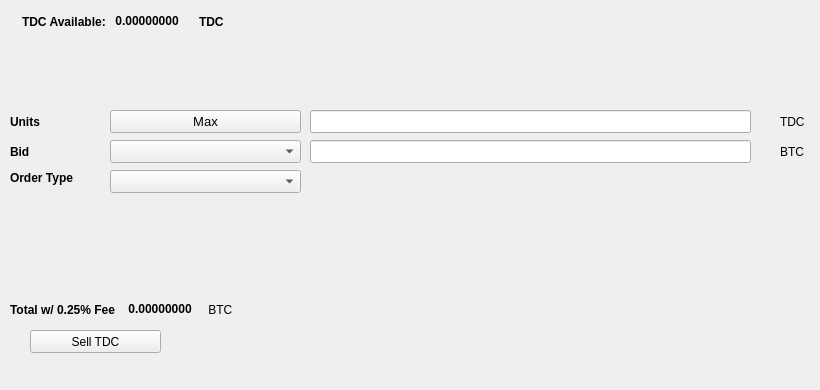
   <widget class="QWidget" name="SellTab">
    <attribute name="title">
     <string>Sell</string>
    </attribute>
    <widget class="QLabel" name="label_16">
     <property name="geometry">
      <rect>
       <x>780</x>
       <y>140</y>
       <width>31</width>
       <height>23</height>
      </rect>
     </property>
     <property name="text">
      <string>BTC</string>
     </property>
    </widget>
    <widget class="QComboBox" name="SellBidcomboBox">
     <property name="geometry">
      <rect>
       <x>110</x>
       <y>140</y>
       <width>191</width>
       <height>23</height>
      </rect>
     </property>
     <property name="font">
      <font>
       <pointsize>10</pointsize>
      </font>
     </property>
    </widget>
    <widget class="QLabel" name="label_18">
     <property name="geometry">
      <rect>
       <x>10</x>
       <y>110</y>
       <width>46</width>
       <height>23</height>
      </rect>
     </property>
     <property name="font">
      <font>
       <weight>75</weight>
       <bold>true</bold>
      </font>
     </property>
     <property name="text">
      <string>Units</string>
     </property>
    </widget>
    <widget class="QPushButton" name="Sell_Max_Amount">
     <property name="geometry">
      <rect>
       <x>110</x>
       <y>110</y>
       <width>191</width>
       <height>23</height>
      </rect>
     </property>
     <property name="font">
      <font>
       <pointsize>10</pointsize>
      </font>
     </property>
     <property name="text">
      <string>Max</string>
     </property>
    </widget>
    <widget class="QLabel" name="label_20">
     <property name="geometry">
      <rect>
       <x>10</x>
       <y>170</y>
       <width>91</width>
       <height>16</height>
      </rect>
     </property>
     <property name="font">
      <font>
       <weight>75</weight>
       <bold>true</bold>
      </font>
     </property>
     <property name="text">
      <string>Order Type</string>
     </property>
    </widget>
    <widget class="QComboBox" name="SellOrdertypeCombo">
     <property name="geometry">
      <rect>
       <x>110</x>
       <y>170</y>
       <width>191</width>
       <height>23</height>
      </rect>
     </property>
     <property name="font">
      <font>
       <pointsize>10</pointsize>
      </font>
     </property>
    </widget>
    <widget class="QLabel" name="label_21">
     <property name="geometry">
      <rect>
       <x>10</x>
       <y>140</y>
       <width>46</width>
       <height>23</height>
      </rect>
     </property>
     <property name="font">
      <font>
       <weight>75</weight>
       <bold>true</bold>
      </font>
     </property>
     <property name="text">
      <string>Bid</string>
     </property>
    </widget>
    <widget class="QLabel" name="label_22">
     <property name="geometry">
      <rect>
       <x>780</x>
       <y>110</y>
       <width>31</width>
       <height>23</height>
      </rect>
     </property>
     <property name="text">
      <string>TDC</string>
     </property>
    </widget>
    <widget class="QLineEdit" name="UnitsInputTDC">
     <property name="geometry">
      <rect>
       <x>310</x>
       <y>110</y>
       <width>441</width>
       <height>23</height>
      </rect>
     </property>
     <property name="font">
      <font>
       <pointsize>9</pointsize>
       <weight>75</weight>
       <bold>true</bold>
      </font>
     </property>
    </widget>
    <widget class="QLineEdit" name="SellBidPriceEdit">
     <property name="geometry">
      <rect>
       <x>310</x>
       <y>140</y>
       <width>441</width>
       <height>23</height>
      </rect>
     </property>
     <property name="font">
      <font>
       <pointsize>9</pointsize>
       <weight>75</weight>
       <bold>true</bold>
      </font>
     </property>
    </widget>
    <widget class="QPushButton" name="SellTDCBTN">
     <property name="geometry">
      <rect>
       <x>30</x>
       <y>330</y>
       <width>131</width>
       <height>23</height>
      </rect>
     </property>
     <property name="text">
      <string>Sell TDC</string>
     </property>
     <property name="icon">
      <iconset resource="../tdc">
       <normaloff>:/icons/bitcoin</normaloff>:/icons/bitcoin</iconset>
     </property>
    </widget>
    <widget class="QWidget" name="layoutWidget3">
     <property name="geometry">
      <rect>
       <x>22</x>
       <y>12</y>
       <width>258</width>
       <height>19</height>
      </rect>
     </property>
     <layout class="QHBoxLayout" name="horizontalLayout">
      <item>
       <widget class="QLabel" name="label232_2">
        <property name="font">
         <font>
          <weight>75</weight>
          <bold>true</bold>
         </font>
        </property>
        <property name="text">
         <string>TDC Available:</string>
        </property>
       </widget>
      </item>
      <item>
       <widget class="QLabel" name="TDCAvailableLabel">
        <property name="palette">
         <palette>
          <active>
           <colorrole role="WindowText">
            <brush brushstyle="SolidPattern">
             <color alpha="255">
              <red>0</red>
              <green>0</green>
              <blue>0</blue>
             </color>
            </brush>
           </colorrole>
           <colorrole role="Button">
            <brush brushstyle="SolidPattern">
             <color alpha="255">
              <red>0</red>
              <green>170</green>
              <blue>0</blue>
             </color>
            </brush>
           </colorrole>
           <colorrole role="Light">
            <brush brushstyle="SolidPattern">
             <color alpha="255">
              <red>0</red>
              <green>255</green>
              <blue>0</blue>
             </color>
            </brush>
           </colorrole>
           <colorrole role="Midlight">
            <brush brushstyle="SolidPattern">
             <color alpha="255">
              <red>0</red>
              <green>212</green>
              <blue>0</blue>
             </color>
            </brush>
           </colorrole>
           <colorrole role="Dark">
            <brush brushstyle="SolidPattern">
             <color alpha="255">
              <red>0</red>
              <green>85</green>
              <blue>0</blue>
             </color>
            </brush>
           </colorrole>
           <colorrole role="Mid">
            <brush brushstyle="SolidPattern">
             <color alpha="255">
              <red>0</red>
              <green>113</green>
              <blue>0</blue>
             </color>
            </brush>
           </colorrole>
           <colorrole role="Text">
            <brush brushstyle="SolidPattern">
             <color alpha="255">
              <red>0</red>
              <green>170</green>
              <blue>0</blue>
             </color>
            </brush>
           </colorrole>
           <colorrole role="BrightText">
            <brush brushstyle="SolidPattern">
             <color alpha="255">
              <red>255</red>
              <green>255</green>
              <blue>255</blue>
             </color>
            </brush>
           </colorrole>
           <colorrole role="ButtonText">
            <brush brushstyle="SolidPattern">
             <color alpha="255">
              <red>0</red>
              <green>0</green>
              <blue>0</blue>
             </color>
            </brush>
           </colorrole>
           <colorrole role="Base">
            <brush brushstyle="SolidPattern">
             <color alpha="255">
              <red>255</red>
              <green>255</green>
              <blue>255</blue>
             </color>
            </brush>
           </colorrole>
           <colorrole role="Window">
            <brush brushstyle="SolidPattern">
             <color alpha="255">
              <red>0</red>
              <green>170</green>
              <blue>0</blue>
             </color>
            </brush>
           </colorrole>
           <colorrole role="Shadow">
            <brush brushstyle="SolidPattern">
             <color alpha="255">
              <red>0</red>
              <green>0</green>
              <blue>0</blue>
             </color>
            </brush>
           </colorrole>
           <colorrole role="AlternateBase">
            <brush brushstyle="SolidPattern">
             <color alpha="255">
              <red>127</red>
              <green>212</green>
              <blue>127</blue>
             </color>
            </brush>
           </colorrole>
           <colorrole role="ToolTipBase">
            <brush brushstyle="SolidPattern">
             <color alpha="255">
              <red>255</red>
              <green>255</green>
              <blue>220</blue>
             </color>
            </brush>
           </colorrole>
           <colorrole role="ToolTipText">
            <brush brushstyle="SolidPattern">
             <color alpha="255">
              <red>0</red>
              <green>0</green>
              <blue>0</blue>
             </color>
            </brush>
           </colorrole>
          </active>
          <inactive>
           <colorrole role="WindowText">
            <brush brushstyle="SolidPattern">
             <color alpha="255">
              <red>0</red>
              <green>0</green>
              <blue>0</blue>
             </color>
            </brush>
           </colorrole>
           <colorrole role="Button">
            <brush brushstyle="SolidPattern">
             <color alpha="255">
              <red>0</red>
              <green>170</green>
              <blue>0</blue>
             </color>
            </brush>
           </colorrole>
           <colorrole role="Light">
            <brush brushstyle="SolidPattern">
             <color alpha="255">
              <red>0</red>
              <green>255</green>
              <blue>0</blue>
             </color>
            </brush>
           </colorrole>
           <colorrole role="Midlight">
            <brush brushstyle="SolidPattern">
             <color alpha="255">
              <red>0</red>
              <green>212</green>
              <blue>0</blue>
             </color>
            </brush>
           </colorrole>
           <colorrole role="Dark">
            <brush brushstyle="SolidPattern">
             <color alpha="255">
              <red>0</red>
              <green>85</green>
              <blue>0</blue>
             </color>
            </brush>
           </colorrole>
           <colorrole role="Mid">
            <brush brushstyle="SolidPattern">
             <color alpha="255">
              <red>0</red>
              <green>113</green>
              <blue>0</blue>
             </color>
            </brush>
           </colorrole>
           <colorrole role="Text">
            <brush brushstyle="SolidPattern">
             <color alpha="255">
              <red>0</red>
              <green>170</green>
              <blue>0</blue>
             </color>
            </brush>
           </colorrole>
           <colorrole role="BrightText">
            <brush brushstyle="SolidPattern">
             <color alpha="255">
              <red>255</red>
              <green>255</green>
              <blue>255</blue>
             </color>
            </brush>
           </colorrole>
           <colorrole role="ButtonText">
            <brush brushstyle="SolidPattern">
             <color alpha="255">
              <red>0</red>
              <green>0</green>
              <blue>0</blue>
             </color>
            </brush>
           </colorrole>
           <colorrole role="Base">
            <brush brushstyle="SolidPattern">
             <color alpha="255">
              <red>255</red>
              <green>255</green>
              <blue>255</blue>
             </color>
            </brush>
           </colorrole>
           <colorrole role="Window">
            <brush brushstyle="SolidPattern">
             <color alpha="255">
              <red>0</red>
              <green>170</green>
              <blue>0</blue>
             </color>
            </brush>
           </colorrole>
           <colorrole role="Shadow">
            <brush brushstyle="SolidPattern">
             <color alpha="255">
              <red>0</red>
              <green>0</green>
              <blue>0</blue>
             </color>
            </brush>
           </colorrole>
           <colorrole role="AlternateBase">
            <brush brushstyle="SolidPattern">
             <color alpha="255">
              <red>127</red>
              <green>212</green>
              <blue>127</blue>
             </color>
            </brush>
           </colorrole>
           <colorrole role="ToolTipBase">
            <brush brushstyle="SolidPattern">
             <color alpha="255">
              <red>255</red>
              <green>255</green>
              <blue>220</blue>
             </color>
            </brush>
           </colorrole>
           <colorrole role="ToolTipText">
            <brush brushstyle="SolidPattern">
             <color alpha="255">
              <red>0</red>
              <green>0</green>
              <blue>0</blue>
             </color>
            </brush>
           </colorrole>
          </inactive>
          <disabled>
           <colorrole role="WindowText">
            <brush brushstyle="SolidPattern">
             <color alpha="255">
              <red>0</red>
              <green>85</green>
              <blue>0</blue>
             </color>
            </brush>
           </colorrole>
           <colorrole role="Button">
            <brush brushstyle="SolidPattern">
             <color alpha="255">
              <red>0</red>
              <green>170</green>
              <blue>0</blue>
             </color>
            </brush>
           </colorrole>
           <colorrole role="Light">
            <brush brushstyle="SolidPattern">
             <color alpha="255">
              <red>0</red>
              <green>255</green>
              <blue>0</blue>
             </color>
            </brush>
           </colorrole>
           <colorrole role="Midlight">
            <brush brushstyle="SolidPattern">
             <color alpha="255">
              <red>0</red>
              <green>212</green>
              <blue>0</blue>
             </color>
            </brush>
           </colorrole>
           <colorrole role="Dark">
            <brush brushstyle="SolidPattern">
             <color alpha="255">
              <red>0</red>
              <green>85</green>
              <blue>0</blue>
             </color>
            </brush>
           </colorrole>
           <colorrole role="Mid">
            <brush brushstyle="SolidPattern">
             <color alpha="255">
              <red>0</red>
              <green>113</green>
              <blue>0</blue>
             </color>
            </brush>
           </colorrole>
           <colorrole role="Text">
            <brush brushstyle="SolidPattern">
             <color alpha="255">
              <red>0</red>
              <green>85</green>
              <blue>0</blue>
             </color>
            </brush>
           </colorrole>
           <colorrole role="BrightText">
            <brush brushstyle="SolidPattern">
             <color alpha="255">
              <red>255</red>
              <green>255</green>
              <blue>255</blue>
             </color>
            </brush>
           </colorrole>
           <colorrole role="ButtonText">
            <brush brushstyle="SolidPattern">
             <color alpha="255">
              <red>0</red>
              <green>85</green>
              <blue>0</blue>
             </color>
            </brush>
           </colorrole>
           <colorrole role="Base">
            <brush brushstyle="SolidPattern">
             <color alpha="255">
              <red>0</red>
              <green>170</green>
              <blue>0</blue>
             </color>
            </brush>
           </colorrole>
           <colorrole role="Window">
            <brush brushstyle="SolidPattern">
             <color alpha="255">
              <red>0</red>
              <green>170</green>
              <blue>0</blue>
             </color>
            </brush>
           </colorrole>
           <colorrole role="Shadow">
            <brush brushstyle="SolidPattern">
             <color alpha="255">
              <red>0</red>
              <green>0</green>
              <blue>0</blue>
             </color>
            </brush>
           </colorrole>
           <colorrole role="AlternateBase">
            <brush brushstyle="SolidPattern">
             <color alpha="255">
              <red>0</red>
              <green>170</green>
              <blue>0</blue>
             </color>
            </brush>
           </colorrole>
           <colorrole role="ToolTipBase">
            <brush brushstyle="SolidPattern">
             <color alpha="255">
              <red>255</red>
              <green>255</green>
              <blue>220</blue>
             </color>
            </brush>
           </colorrole>
           <colorrole role="ToolTipText">
            <brush brushstyle="SolidPattern">
             <color alpha="255">
              <red>0</red>
              <green>0</green>
              <blue>0</blue>
             </color>
            </brush>
           </colorrole>
          </disabled>
         </palette>
        </property>
        <property name="font">
         <font>
          <weight>75</weight>
          <bold>true</bold>
         </font>
        </property>
        <property name="text">
         <string> 0.00000000 </string>
        </property>
        <property name="textInteractionFlags">
         <set>Qt::LinksAccessibleByMouse|Qt::TextSelectableByKeyboard|Qt::TextSelectableByMouse</set>
        </property>
       </widget>
      </item>
      <item>
       <widget class="QLabel" name="labelTDC">
        <property name="font">
         <font>
          <weight>75</weight>
          <bold>true</bold>
         </font>
        </property>
        <property name="text">
         <string>TDC</string>
        </property>
       </widget>
      </item>
     </layout>
    </widget>
    <widget class="QWidget" name="layoutWidget">
     <property name="geometry">
      <rect>
       <x>10</x>
       <y>300</y>
       <width>268</width>
       <height>19</height>
      </rect>
     </property>
     <layout class="QHBoxLayout" name="horizontalLayout_2">
      <item>
       <widget class="QLabel" name="label_19">
        <property name="font">
         <font>
          <weight>75</weight>
          <bold>true</bold>
         </font>
        </property>
        <property name="text">
         <string>Total w/ 0.25% Fee </string>
        </property>
       </widget>
      </item>
      <item>
       <widget class="QLabel" name="SellCostLabel">
        <property name="palette">
         <palette>
          <active>
           <colorrole role="WindowText">
            <brush brushstyle="SolidPattern">
             <color alpha="255">
              <red>0</red>
              <green>0</green>
              <blue>0</blue>
             </color>
            </brush>
           </colorrole>
           <colorrole role="Button">
            <brush brushstyle="SolidPattern">
             <color alpha="255">
              <red>0</red>
              <green>170</green>
              <blue>0</blue>
             </color>
            </brush>
           </colorrole>
           <colorrole role="Light">
            <brush brushstyle="SolidPattern">
             <color alpha="255">
              <red>0</red>
              <green>255</green>
              <blue>0</blue>
             </color>
            </brush>
           </colorrole>
           <colorrole role="Midlight">
            <brush brushstyle="SolidPattern">
             <color alpha="255">
              <red>0</red>
              <green>212</green>
              <blue>0</blue>
             </color>
            </brush>
           </colorrole>
           <colorrole role="Dark">
            <brush brushstyle="SolidPattern">
             <color alpha="255">
              <red>0</red>
              <green>85</green>
              <blue>0</blue>
             </color>
            </brush>
           </colorrole>
           <colorrole role="Mid">
            <brush brushstyle="SolidPattern">
             <color alpha="255">
              <red>0</red>
              <green>113</green>
              <blue>0</blue>
             </color>
            </brush>
           </colorrole>
           <colorrole role="Text">
            <brush brushstyle="SolidPattern">
             <color alpha="255">
              <red>0</red>
              <green>170</green>
              <blue>0</blue>
             </color>
            </brush>
           </colorrole>
           <colorrole role="BrightText">
            <brush brushstyle="SolidPattern">
             <color alpha="255">
              <red>255</red>
              <green>255</green>
              <blue>255</blue>
             </color>
            </brush>
           </colorrole>
           <colorrole role="ButtonText">
            <brush brushstyle="SolidPattern">
             <color alpha="255">
              <red>0</red>
              <green>0</green>
              <blue>0</blue>
             </color>
            </brush>
           </colorrole>
           <colorrole role="Base">
            <brush brushstyle="SolidPattern">
             <color alpha="255">
              <red>255</red>
              <green>255</green>
              <blue>255</blue>
             </color>
            </brush>
           </colorrole>
           <colorrole role="Window">
            <brush brushstyle="SolidPattern">
             <color alpha="255">
              <red>0</red>
              <green>170</green>
              <blue>0</blue>
             </color>
            </brush>
           </colorrole>
           <colorrole role="Shadow">
            <brush brushstyle="SolidPattern">
             <color alpha="255">
              <red>0</red>
              <green>0</green>
              <blue>0</blue>
             </color>
            </brush>
           </colorrole>
           <colorrole role="AlternateBase">
            <brush brushstyle="SolidPattern">
             <color alpha="255">
              <red>127</red>
              <green>212</green>
              <blue>127</blue>
             </color>
            </brush>
           </colorrole>
           <colorrole role="ToolTipBase">
            <brush brushstyle="SolidPattern">
             <color alpha="255">
              <red>255</red>
              <green>255</green>
              <blue>220</blue>
             </color>
            </brush>
           </colorrole>
           <colorrole role="ToolTipText">
            <brush brushstyle="SolidPattern">
             <color alpha="255">
              <red>0</red>
              <green>0</green>
              <blue>0</blue>
             </color>
            </brush>
           </colorrole>
          </active>
          <inactive>
           <colorrole role="WindowText">
            <brush brushstyle="SolidPattern">
             <color alpha="255">
              <red>0</red>
              <green>0</green>
              <blue>0</blue>
             </color>
            </brush>
           </colorrole>
           <colorrole role="Button">
            <brush brushstyle="SolidPattern">
             <color alpha="255">
              <red>0</red>
              <green>170</green>
              <blue>0</blue>
             </color>
            </brush>
           </colorrole>
           <colorrole role="Light">
            <brush brushstyle="SolidPattern">
             <color alpha="255">
              <red>0</red>
              <green>255</green>
              <blue>0</blue>
             </color>
            </brush>
           </colorrole>
           <colorrole role="Midlight">
            <brush brushstyle="SolidPattern">
             <color alpha="255">
              <red>0</red>
              <green>212</green>
              <blue>0</blue>
             </color>
            </brush>
           </colorrole>
           <colorrole role="Dark">
            <brush brushstyle="SolidPattern">
             <color alpha="255">
              <red>0</red>
              <green>85</green>
              <blue>0</blue>
             </color>
            </brush>
           </colorrole>
           <colorrole role="Mid">
            <brush brushstyle="SolidPattern">
             <color alpha="255">
              <red>0</red>
              <green>113</green>
              <blue>0</blue>
             </color>
            </brush>
           </colorrole>
           <colorrole role="Text">
            <brush brushstyle="SolidPattern">
             <color alpha="255">
              <red>0</red>
              <green>170</green>
              <blue>0</blue>
             </color>
            </brush>
           </colorrole>
           <colorrole role="BrightText">
            <brush brushstyle="SolidPattern">
             <color alpha="255">
              <red>255</red>
              <green>255</green>
              <blue>255</blue>
             </color>
            </brush>
           </colorrole>
           <colorrole role="ButtonText">
            <brush brushstyle="SolidPattern">
             <color alpha="255">
              <red>0</red>
              <green>0</green>
              <blue>0</blue>
             </color>
            </brush>
           </colorrole>
           <colorrole role="Base">
            <brush brushstyle="SolidPattern">
             <color alpha="255">
              <red>255</red>
              <green>255</green>
              <blue>255</blue>
             </color>
            </brush>
           </colorrole>
           <colorrole role="Window">
            <brush brushstyle="SolidPattern">
             <color alpha="255">
              <red>0</red>
              <green>170</green>
              <blue>0</blue>
             </color>
            </brush>
           </colorrole>
           <colorrole role="Shadow">
            <brush brushstyle="SolidPattern">
             <color alpha="255">
              <red>0</red>
              <green>0</green>
              <blue>0</blue>
             </color>
            </brush>
           </colorrole>
           <colorrole role="AlternateBase">
            <brush brushstyle="SolidPattern">
             <color alpha="255">
              <red>127</red>
              <green>212</green>
              <blue>127</blue>
             </color>
            </brush>
           </colorrole>
           <colorrole role="ToolTipBase">
            <brush brushstyle="SolidPattern">
             <color alpha="255">
              <red>255</red>
              <green>255</green>
              <blue>220</blue>
             </color>
            </brush>
           </colorrole>
           <colorrole role="ToolTipText">
            <brush brushstyle="SolidPattern">
             <color alpha="255">
              <red>0</red>
              <green>0</green>
              <blue>0</blue>
             </color>
            </brush>
           </colorrole>
          </inactive>
          <disabled>
           <colorrole role="WindowText">
            <brush brushstyle="SolidPattern">
             <color alpha="255">
              <red>0</red>
              <green>85</green>
              <blue>0</blue>
             </color>
            </brush>
           </colorrole>
           <colorrole role="Button">
            <brush brushstyle="SolidPattern">
             <color alpha="255">
              <red>0</red>
              <green>170</green>
              <blue>0</blue>
             </color>
            </brush>
           </colorrole>
           <colorrole role="Light">
            <brush brushstyle="SolidPattern">
             <color alpha="255">
              <red>0</red>
              <green>255</green>
              <blue>0</blue>
             </color>
            </brush>
           </colorrole>
           <colorrole role="Midlight">
            <brush brushstyle="SolidPattern">
             <color alpha="255">
              <red>0</red>
              <green>212</green>
              <blue>0</blue>
             </color>
            </brush>
           </colorrole>
           <colorrole role="Dark">
            <brush brushstyle="SolidPattern">
             <color alpha="255">
              <red>0</red>
              <green>85</green>
              <blue>0</blue>
             </color>
            </brush>
           </colorrole>
           <colorrole role="Mid">
            <brush brushstyle="SolidPattern">
             <color alpha="255">
              <red>0</red>
              <green>113</green>
              <blue>0</blue>
             </color>
            </brush>
           </colorrole>
           <colorrole role="Text">
            <brush brushstyle="SolidPattern">
             <color alpha="255">
              <red>0</red>
              <green>85</green>
              <blue>0</blue>
             </color>
            </brush>
           </colorrole>
           <colorrole role="BrightText">
            <brush brushstyle="SolidPattern">
             <color alpha="255">
              <red>255</red>
              <green>255</green>
              <blue>255</blue>
             </color>
            </brush>
           </colorrole>
           <colorrole role="ButtonText">
            <brush brushstyle="SolidPattern">
             <color alpha="255">
              <red>0</red>
              <green>85</green>
              <blue>0</blue>
             </color>
            </brush>
           </colorrole>
           <colorrole role="Base">
            <brush brushstyle="SolidPattern">
             <color alpha="255">
              <red>0</red>
              <green>170</green>
              <blue>0</blue>
             </color>
            </brush>
           </colorrole>
           <colorrole role="Window">
            <brush brushstyle="SolidPattern">
             <color alpha="255">
              <red>0</red>
              <green>170</green>
              <blue>0</blue>
             </color>
            </brush>
           </colorrole>
           <colorrole role="Shadow">
            <brush brushstyle="SolidPattern">
             <color alpha="255">
              <red>0</red>
              <green>0</green>
              <blue>0</blue>
             </color>
            </brush>
           </colorrole>
           <colorrole role="AlternateBase">
            <brush brushstyle="SolidPattern">
             <color alpha="255">
              <red>0</red>
              <green>170</green>
              <blue>0</blue>
             </color>
            </brush>
           </colorrole>
           <colorrole role="ToolTipBase">
            <brush brushstyle="SolidPattern">
             <color alpha="255">
              <red>255</red>
              <green>255</green>
              <blue>220</blue>
             </color>
            </brush>
           </colorrole>
           <colorrole role="ToolTipText">
            <brush brushstyle="SolidPattern">
             <color alpha="255">
              <red>0</red>
              <green>0</green>
              <blue>0</blue>
             </color>
            </brush>
           </colorrole>
          </disabled>
         </palette>
        </property>
        <property name="font">
         <font>
          <weight>75</weight>
          <bold>true</bold>
         </font>
        </property>
        <property name="autoFillBackground">
         <bool>false</bool>
        </property>
        <property name="text">
         <string> 0.00000000</string>
        </property>
        <property name="textInteractionFlags">
         <set>Qt::LinksAccessibleByMouse|Qt::TextSelectableByMouse</set>
        </property>
       </widget>
      </item>
      <item>
       <widget class="QLabel" name="label_17">
        <property name="font">
         <font>
          <weight>50</weight>
          <bold>false</bold>
         </font>
        </property>
        <property name="text">
         <string> BTC</string>
        </property>
       </widget>
      </item>
     </layout>
    </widget>
    <widget class="QLabel" name="label_23">
     <property name="geometry">
      <rect>
       <x>460</x>
       <y>300</y>
       <width>281</width>
       <height>81</height>
      </rect>
     </property>
     <property name="text">
      <string/>
     </property>
     <property name="pixmap">
      <pixmap>:/images/bittrex</pixmap>
     </property>
    </widget>
   </widget>
